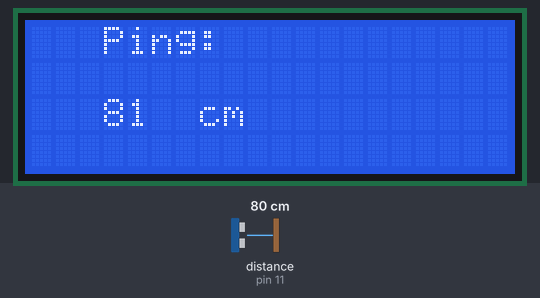
The sketch below on a simulated Arduino Uno, built with avr-gcc and run on an emulated ATmega328P. Shown: 20×4 character LCD. The inputs (shaded band) are chosen by the test bench; at power-on: distance to the obstacle (sensor on pin 11) 80 cm. The echo pulse lasts 58.3 µs per cm.

Above: at 1.2 s.
1.3 s: distance to the obstacle (sensor on pin 11) set to 2 cm
At 1.8 s:
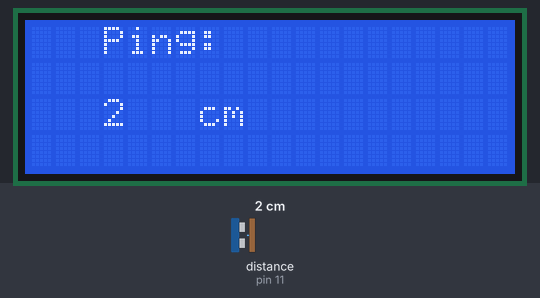
4.3 s: distance to the obstacle (sensor on pin 11) set to 9 cm
7.3 s: distance to the obstacle (sensor on pin 11) set to 18 cm
At 8.0 s:
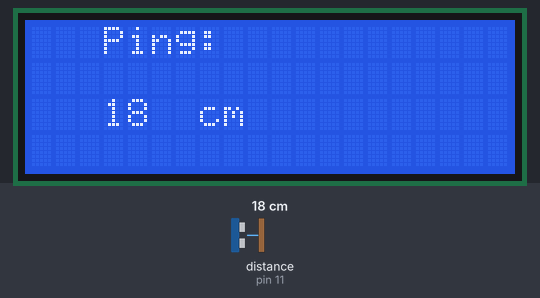
10.3 s: distance to the obstacle (sensor on pin 11) set to 250 cm
At 10.8 s:
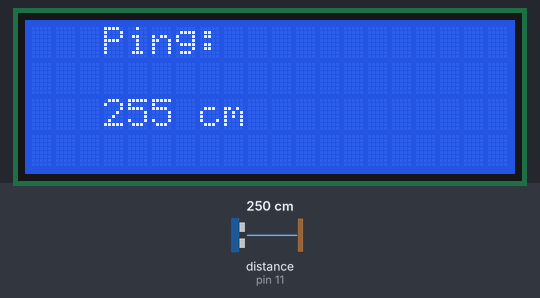
13.3 s: distance to the obstacle (sensor on pin 11) set to 299 cm
At 14.2 s:
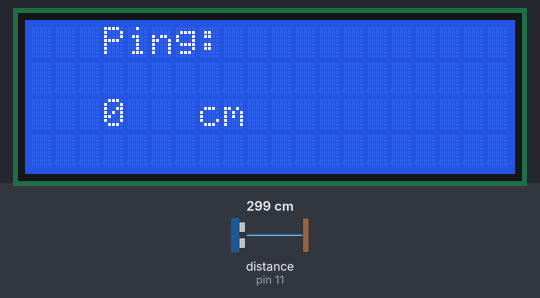
16.3 s: distance to the obstacle (sensor on pin 11) set to 18 cm
At 17.2 s:
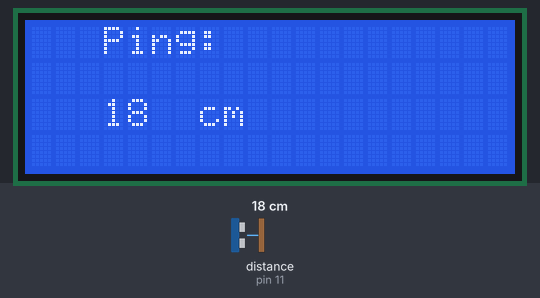
Timing chart, 0 to 19.3 s (numbered marks = the images above; inputs shaded):
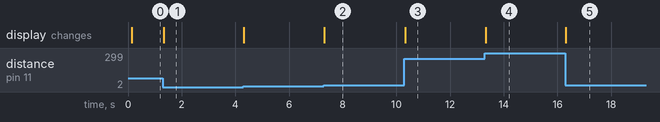

The sketch:

pingtest.ino
```cpp
//RC Code v1
//
//
//ARDUINO (UNO) SETUP:
//=====================
//Ping sensor (HC-SR04) = 5V, GND, D11 (for both trigger & echo)
//LCD Display (LCM1602 IIC V1) = I2C : 5v, GND, SCL (A5) & SDA (A4)
//Adafruit Ultimate GPS Logger Shield = D7 & D8 (Uses shield, so pins used internally) Make sure the logging switch is set to 'soft. serial'
//IR Receiver (TSOP38238) = 5v, GND, D2
//Adafruit Mini Remote Control for use with IR Receiver
//Adafruit LSM303 Compass = VIN, GND, SDA (A4), SCL (A5)
//Adafruit MotorShield v2 = M1 (Accelerate), M3 (Turn)

/************* Libraries *************/
#include <Wire.h>
#include <NewPing.h> //for ping sensor
/** Using the New LiquidCrystal 1.3.5 library found here: https://bitbucket.org/fmalpartida/ **/
#include <LiquidCrystal_I2C.h>

/************* Globals *************/
/** LCD **/
/**Note: Most displays use I2C address 0x27 but a few use 0x3F**/
//set the LCD address to 0x27 for 20 chars 4 line display
/**
 **
 **                   addr, en,rw,rs,d4,d5,d6,d7,bl,blpol  **/
LiquidCrystal_I2C lcd(0x3F, 2, 1, 0, 4, 5, 6, 7, 3, POSITIVE);

/** Ping sensor **/
#define TRIGGER_PIN 11
#define ECHO_PIN 11
#define MAX_DISTANCE_CM 250 //max dist we want to ping for
#define MAX_DISTANCE_IN (MAX_DISTANCE_CM/2.5) //max dist to ping for in inches
int sonarDistance;
NewPing sonar(TRIGGER_PIN, ECHO_PIN, MAX_DISTANCE_CM);  //create ping object

/************* Setup *************/
void setup() {
  //start lcd
  lcd.begin(20,4); //init display
  lcd.backlight();
  lcd.clear();
  lcd.setCursor(3,0);
  lcd.print("Ping Test");
}
/************* Loop *************/
void loop() {
  delay(50);
  lcd.clear();
  lcd.setCursor(3,0);
  lcd.print("Ping: ");
  lcd.setCursor(3,2);
  lcd.print(sonar.ping_cm()); //send ping, get distance
  lcd.setCursor(7,2);
  lcd.print("cm");
}
```

Measured:
- after the input at 1.3 s, the display: changes at once (image 1)
- after the input at 7.3 s, the display: changes at once (image 2)
- after the input at 10.3 s, the display: changes at once (image 3)
- after the input at 13.3 s, the display: changes at once (image 4)
- after the input at 16.3 s, the display: changes at once (image 5)
